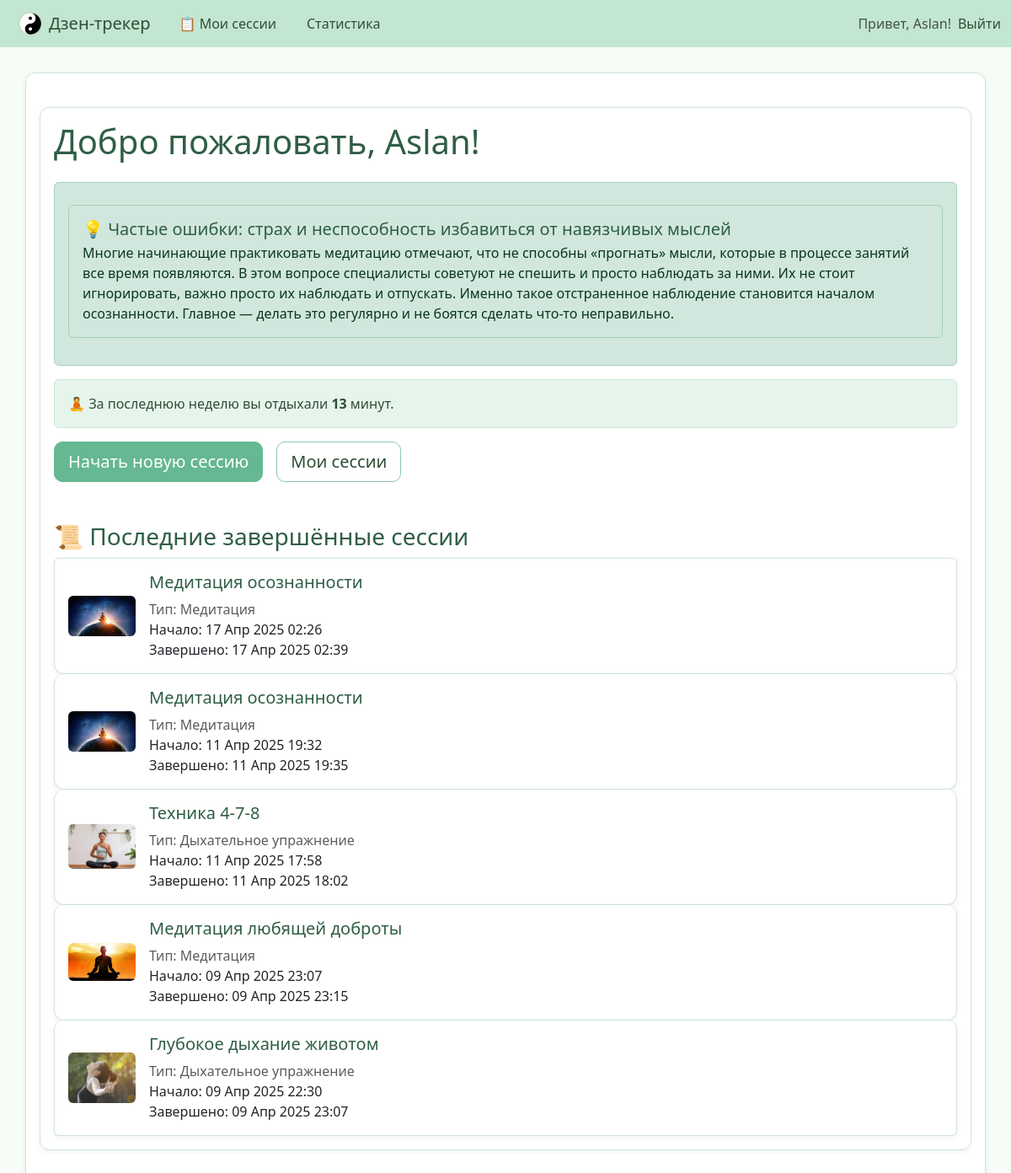
The app's page / (signed in), older data.
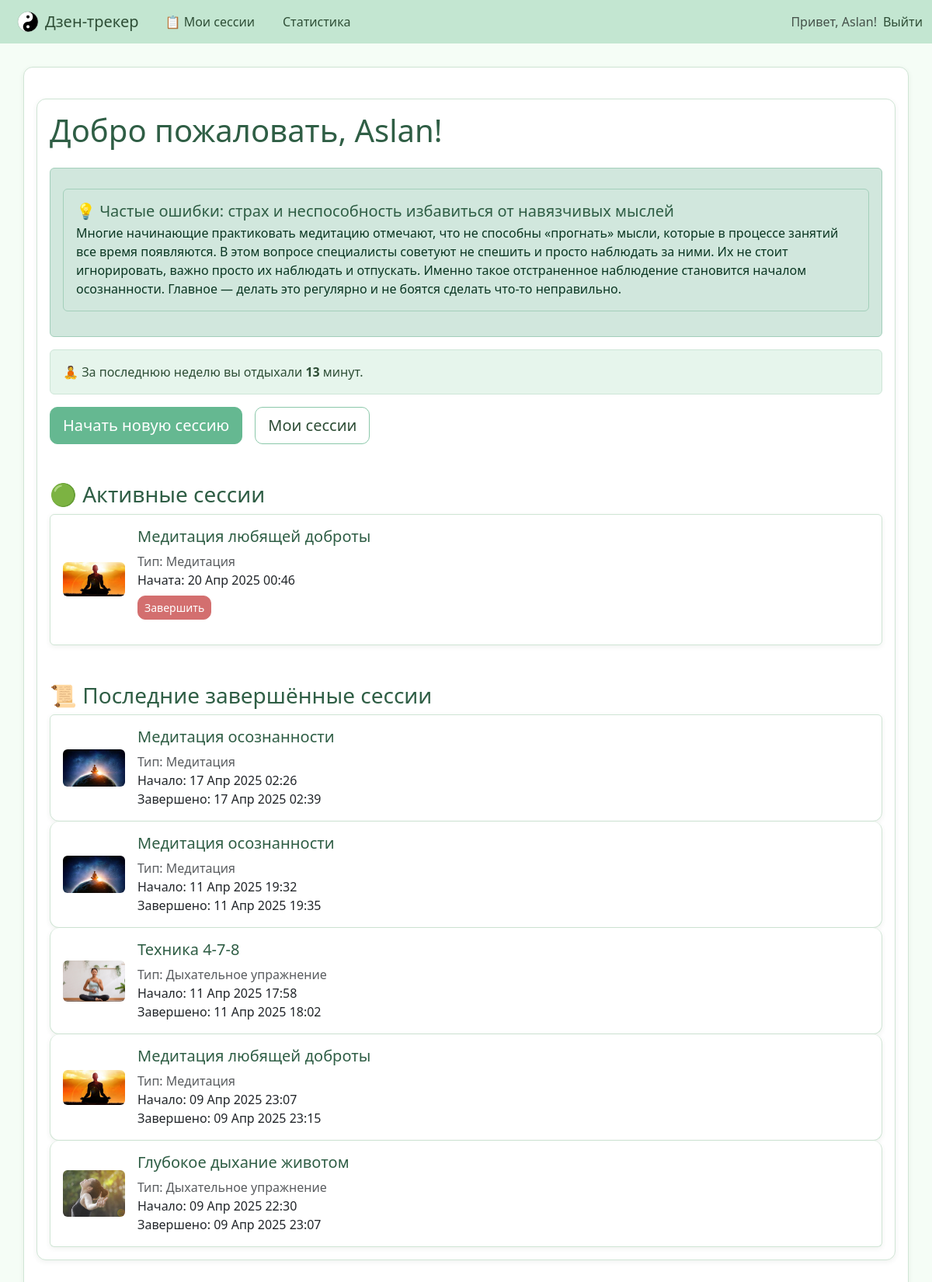
The same page, newer data.
### tracker/models.py (models this page shows, shortened)
class RelaxationTip(models.Model):
    title = models.CharField(max_length=255)
    content = models.TextField()

class RestSession(models.Model):
    user = models.ForeignKey(User, on_delete=models.CASCADE)
    start_time = models.DateTimeField(default=now)
    end_time = models.DateTimeField(null=True, blank=True)
    meditation = models.ForeignKey('Meditation', null=True, blank=True, on_delete=models.SET_NULL)
    breathing_exercise = models.ForeignKey('BreathingExercise', null=True, blank=True, on_delete=models.SET_NULL)

class Meditation(models.Model):
    title = models.CharField(max_length=100)
    description = models.TextField()
    image = models.ImageField(upload_to='meditation_images/', null=True, blank=True)
    instructions = models.TextField(blank=True, null=True)
    duration = models.PositiveIntegerField(help_text="Длительность в минутах")

class BreathingExercise(models.Model):
    title = models.CharField(max_length=255)
    description = models.TextField()
    image = models.ImageField(upload_to='meditation_images/', null=True, blank=True)
    instructions = models.TextField(blank=True, null=True)
    duration = models.PositiveIntegerField(help_text="Длительность в минутах")

### tracker/views.py (the view)
# urls.py: path('', views.home_view, name='home'),
@login_required
def home_view(request):
    tips = RelaxationTip.objects.all()
    random_tip = random.choice(tips) if tips else None
    now = timezone.now()
    one_week_ago = now - timedelta(days=7)
    sessions = RestSession.objects.filter(user=request.user)
    active_sessions = sessions.filter(end_time__isnull=True).order_by('-start_time')
    completed_sessions = sessions.filter(end_time__isnull=False).order_by('-end_time')
    total_minutes = sessions.filter(
        end_time__isnull=False,
        start_time__gte=one_week_ago
    ).aggregate(
        total=Sum(F('end_time') - F('start_time'))
    )['total']
    if total_minutes:
        total_minutes = total_minutes.total_seconds() / 60
    else:
        total_minutes = 0
    return render(request, 'home.html', {
        'active_sessions': active_sessions,
        'completed_sessions': completed_sessions,
        'weekly_minutes': round(total_minutes),
        'random_tip': random_tip
    })

### templates/home.html (shortened to what this page needs)
{% extends 'base.html' %}
{% load static %}
{% block content %}
<div class="container mt-4">
  <h1 class="mb-4">Добро пожаловать, {{ user.username }}!</h1>
  {% if random_tip %}
  <div class="alert alert-success" role="alert">
    <div class="alert alert-success" role="alert">
  <h5 class="mb-1">💡 {{ random_tip.title }}</h5>
  <p class="mb-0">{{ random_tip.content }}</p>
</div>
  </div>
{% endif %}
  <div class="alert alert-info" role="alert">
    🧘 За последнюю неделю вы отдыхали <strong>{{ weekly_minutes }}</strong> минут.
  </div>
  <div class="mb-4 d-flex gap-3 flex-wrap">
    <a href="{% url 'select_exercise' %}" class="btn btn-success btn-lg">Начать новую сессию</a>
    <a href="{% url 'restsession_list' %}" class="btn btn-outline-primary btn-lg">Мои сессии</a>
  </div>
  {% if active_sessions %}
    <h3 class="mt-5">🟢 Активные сессии</h3>
    <div class="list-group mb-4">
      {% for session in active_sessions %}
        <div class="list-group-item d-flex align-items-center">
          {% if session.meditation %}
            <img src="{{ session.meditation.image.url }}" alt="{{ session.meditation.title }}" width="80" class="me-3 rounded">
            <div>
              <h5>{{ session.meditation.title }}</h5>
              <p class="mb-0 text-muted">Тип: Медитация</p>
          {% elif session.breathing_exercise %}
            <img src="{{ session.breathing_exercise.image.url }}" alt="{{ session.breathing_exercise.title }}" width="80" class="me-3 rounded">
            <div>
              <h5>{{ session.breathing_exercise.title }}</h5>
              <p class="mb-0 text-muted">Тип: Дыхательное упражнение</p>
          {% endif %}
              <p class="mb-0">Начата: {{ session.start_time|date:"d M Y H:i" }}</p>
              <form method="post" action="{% url 'end_session_now' session.pk %}" class="mt-2">
                <button type="submit" class="btn btn-sm btn-danger">Завершить</button>
              </form>
            </div>
        </div>
      {% endfor %}
    </div>
  {% endif %}
  <h3 class="mt-5">📜 Последние завершённые сессии</h3>
  <div class="list-group">
    {% for session in completed_sessions|slice:":5" %}
      <div class="list-group-item d-flex align-items-center">
        {% if session.meditation %}
          <img src="{{ session.meditation.image.url }}" alt="{{ session.meditation.title }}" width="80" class="me-3 rounded">
          <div>
            <h5>{{ session.meditation.title }}</h5>
            <p class="mb-0 text-muted">Тип: Медитация</p>
        {% elif session.breathing_exercise %}
          <img src="{{ session.breathing_exercise.image.url }}" alt="{{ session.breathing_exercise.title }}" width="80" class="me-3 rounded">
          <div>
            <h5>{{ session.breathing_exercise.title }}</h5>
            <p class="mb-0 text-muted">Тип: Дыхательное упражнение</p>
        {% endif %}
            <p class="mb-0">Начало: {{ session.start_time|date:"d M Y H:i" }}</p>
            <p class="mb-0">Завершено: {{ session.end_time|date:"d M Y H:i" }}</p>
          </div>
      </div>
    {% empty %}
      <p class="text-muted">Нет завершённых сессий.</p>
    {% endfor %}
  </div>
</div>
{% endblock %}

### templates/base.html (shortened to what this page needs)
{% load static %}
<html lang="ru">
<head>
    <link rel="stylesheet" href="{% static 'styles.css' %}">
    <link href="https://cdn.jsdelivr.net/npm/bootstrap@5.3.0/dist/css/bootstrap.min.css" rel="stylesheet">
    <link rel="stylesheet" href="{% static 'pastel.css' %}">
</head>
<body>
    {% include 'partials/navbar.html' %}
    <div class="container">
        {% block content %}{% endblock %}
    </div>
</body>
</html>

### templates/partials/navbar.html (shortened to what this page needs)
{% load static %}
<nav class="navbar navbar-expand-lg navbar-light bg-grey mb-4">
  <div class="container-fluid">
    <a class="navbar-brand d-flex align-items-center gap-2" href="{% url 'home' %}">
  <img src="{% static 'images/icon.png' %}" alt="Логотип" width="28" height="28" class="d-inline-block align-text-top">
  Дзен-трекер
    </a>
    <div class="collapse navbar-collapse" id="navbarNav">
      <ul class="navbar-nav me-auto">
        {% if user.is_authenticated %}
        <li class="nav-item">
          <a class="nav-link" href="{% url 'restsession_list' %}">📋 Мои сессии</a>
        </li>
        {% endif %}
        <a href="{% url 'statistics' %}" class="nav-link">Статистика</a>
      </ul>
      <ul class="navbar-nav">
        {% if user.is_authenticated %}
        <li class="nav-item">
          <span class="navbar-text me-2">Привет, {{ user.username }}!</span>
       <li class="nav-item">
            <form method="post" action="{% url 'logout' %}" style="display: inline;">
              <button type="submit" class="btn nav-link" style="background: none; border: none; padding: 0; color: #0d6efd;">
                Выйти
              </button>
            </form>
          </li>
        {% endif %}
      </ul>
    </div>
  </div>
</nav>

### static/styles.css (style rules this page uses)
body { font-family: Arial, sans-serif; background-color: #f4f4f4; color: #333; margin: 0; padding: 0; }
.container { width: 80%; margin: 30px auto; background: #fff; padding: 20px; border-radius: 8px; }
nav { background: #333; color: white; padding: 10px; text-align: center; }
nav a { color: white; margin: 0 10px; text-decoration: none; }
.alert { background-color: #ffdede; color: #900; padding: 10px; margin: 10px 0; border-radius: 5px; }

### static/pastel.css (style rules this page uses)
body { background-color: #f5fdf6; color: #2e4e36; font-family: 'Segoe UI', sans-serif; }
h1, h2, h3, h4, h5 { color: #2f5e45; }
.container, .card, .list-group-item { background-color: #ffffff; border: 1px solid #d0e5d5; border-radius: 12px; padding: 1rem; box-shadow: 0 2px 6px rgba(46, 78, 54, 0.08); }
.btn { border-radius: 10px; font-weight: 500; transition: background-color 0.3s ease; }
.btn-success { background-color: #65b891; border-color: #65b891; color: white; }
.btn-outline-primary { border-color: #8bc8aa; color: #2e4e36; }
.btn-danger { background-color: #d36f6f; border-color: #d36f6f; }
.alert-info { background-color: #e6f5ec; color: #2e4e36; border-color: #cde5d7; }
img { border-radius: 8px; }
a { color: #397d5d; }
.navbar { background-color: #c3e6d1; }
.navbar-brand, .nav-link { color: #2e4e36 !important; }

Row changes from the older to the newer data that the page shows:
added RestSession: meditation.image (picture), meditation "Медитация любящей доброты", start_time "20 Апр 2025 00:46", shown under "🟢 Активные сессии"
Text that changed along with them:
text now shown: "🟢 Активные сессии"
